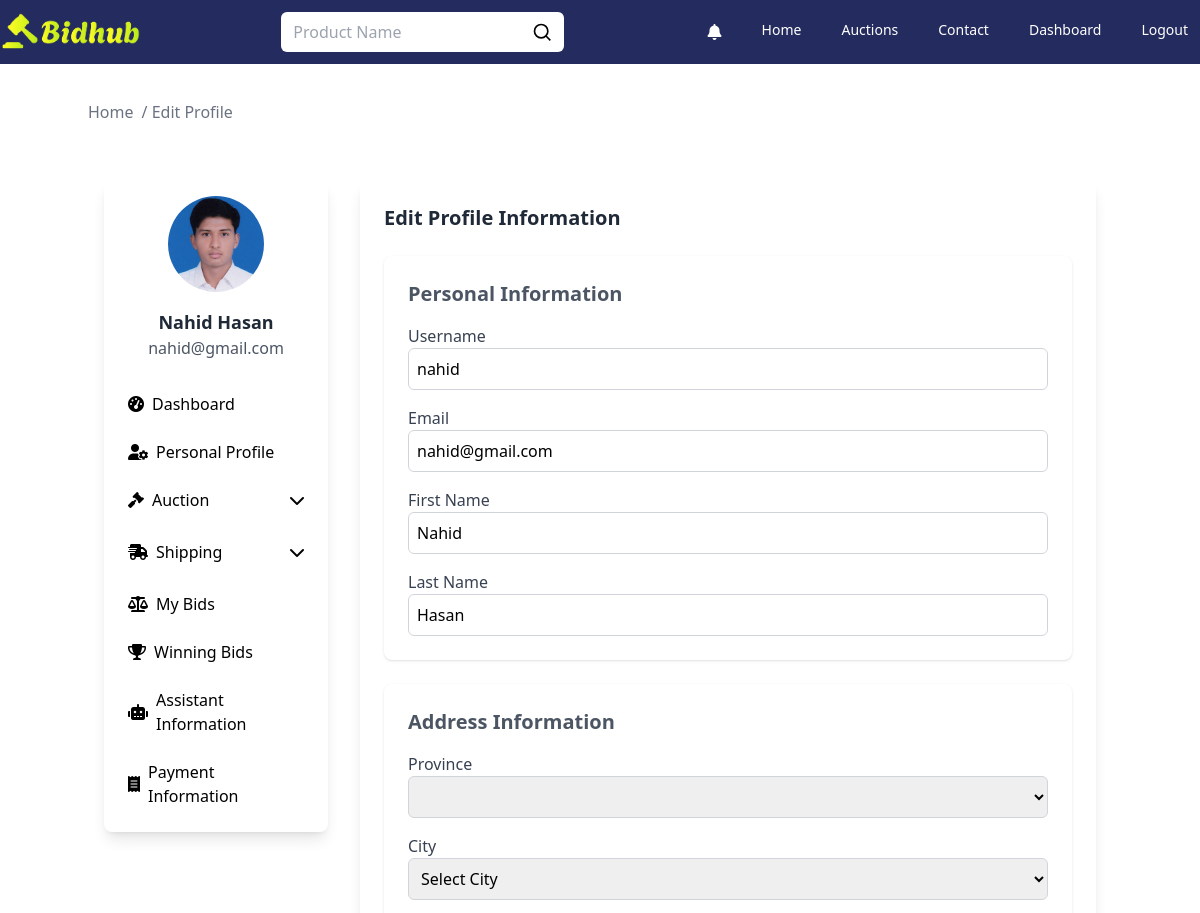
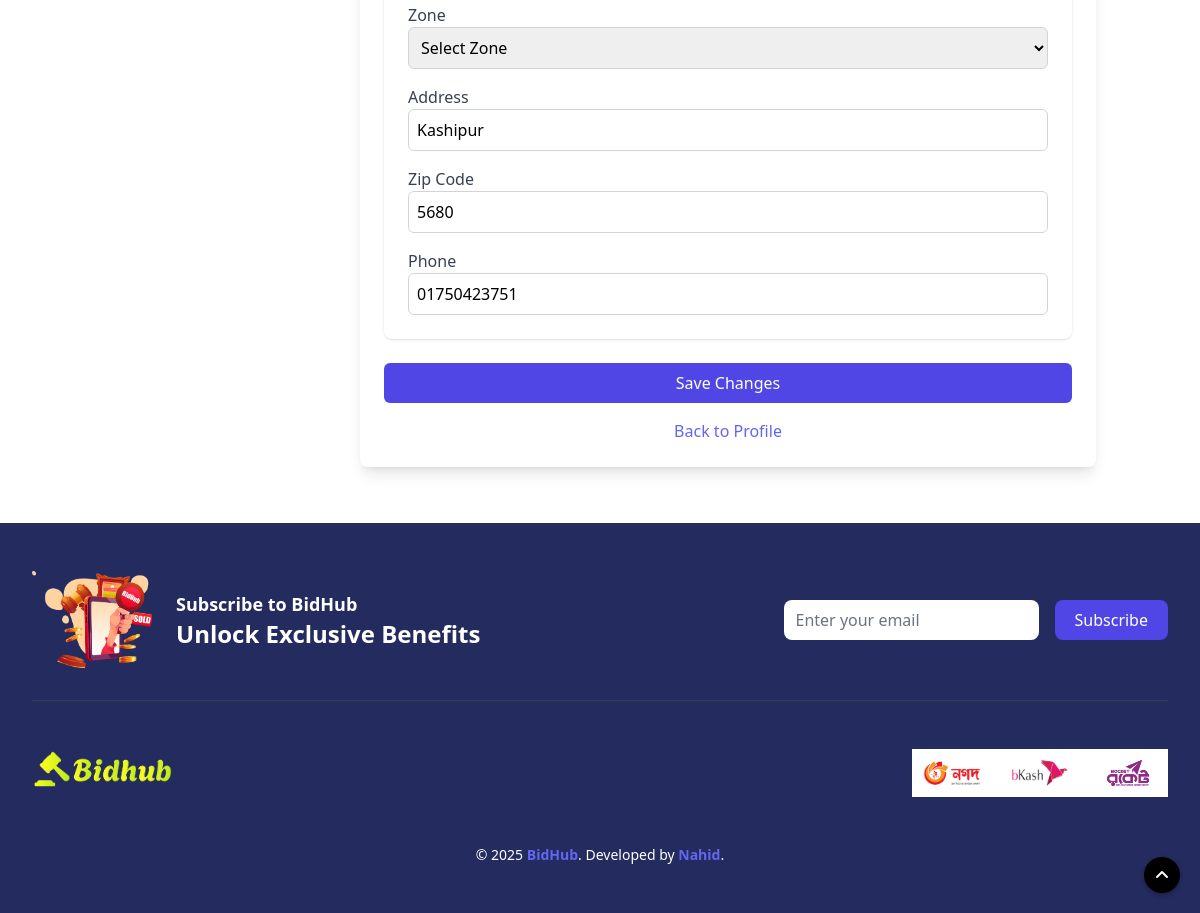
The app's page /user/profile/edit/ (signed in) with its own data (2 pictures, top to bottom).
### auctions/models.py (models this page shows, shortened)
class User(AbstractUser):
    profile_picture = models.ImageField(upload_to='profile_pictures', null=True, blank=True)
    email = models.EmailField(_('email address'), unique=True)
    province = models.CharField(max_length=100, blank=True)
    city = models.CharField(max_length=100, blank=True)
    zone = models.CharField(max_length=100, blank=True)
    address = models.TextField(null=True, blank=True)
    zip_code = models.CharField(max_length=20, blank=True)
    phone = models.CharField(max_length=15, blank=True)
    objects = CustomUserManager()
    USERNAME_FIELD = 'username'
    EMAIL_FIELD = 'email'
    REQUIRED_FIELDS = ['email']

### auctions/views.py (the view)
# urls.py: path('user/profile/edit/', views.edit_profile, name='edit_profile'),
@login_required(login_url='login')
def edit_profile(request):
    user = request.user
    user_form = UserProfileForm(instance=user)
    if request.method == 'POST':
        user_form = UserProfileForm(request.POST, request.FILES, instance=user)
        if user_form.is_valid():
            user_form.save()  # Save the updated user data
            messages.success(request, 'Your profile has been updated successfully.')
            return redirect('userProfile')  # Redirect to profile view
    context = {
        'user_form': user_form,
        'profile_picture': user.profile_picture.url if user.profile_picture else None,
        'name': f"{user.first_name} {user.last_name}",
    }
    return render(request, 'edit_profile.html', context)

### auctions/forms.py
class UserProfileForm(forms.ModelForm):
    class Meta:
        model = User
        fields = ['username', 'email', 'first_name', 'last_name',
                  'province', 'city', 'zone', 'address', 'zip_code', 'phone']
    def __init__(self, *args, **kwargs):
        super(UserProfileForm, self).__init__(*args, **kwargs)
        for field in self.fields:
            self.fields[field].required = True

### auctions/templates/edit_profile.html (shortened to what this page needs)
{% extends "layout.html" %}
{% load static %}
{% block body %}
    <div class="max-w-[1280px] w-full m-auto">
        <div class="pt-[100px]">
            <div class="container mx-auto">
                <ul class="flex space-x-2 text-gray-500">
                    <li><a href="/" class="hover:text-blue-500">Home</a></li>
                    <li><span> / Edit Profile</span></li>
                </ul>
            </div>
        </div>
        <section class="my-10">
            <div class="container mx-auto">
                <div class="flex flex-wrap justify-center">
                    {% include "sidebar.html" %}
                    <div class="w-full sm:w-2/3 lg:w-3/4 p-4">
                        <div class="bg-white shadow-lg rounded-lg p-6">
                            <div class="flex justify-between items-center mb-4">
                                <h4 class="text-xl font-semibold text-gray-800">Edit Profile Information</h4>
                            </div>
                            <form method="post" enctype="multipart/form-data" class="space-y-6">
                                <div class="bg-white shadow rounded-lg p-6">
                                    <h2 class="text-xl font-semibold text-gray-600 mb-4">Personal Information</h2>
                                    <div class="space-y-4">
                                        <div>
                                            <label for="id_username" class="block text-gray-700">Username</label>
                                            <input type="text" id="id_username" name="username"
                                                   value="{{ user_form.username.value }}"
                                                   class="border border-gray-300 rounded-md p-2 w-full focus:outline-none focus:ring focus:ring-indigo-200"/>
                                        </div>
                                        <div>
                                            <label for="id_email" class="block text-gray-700">Email</label>
                                            <input type="email" id="id_email" name="email"
                                                   value="{{ user_form.email.value }}"
                                                   class="border border-gray-300 rounded-md p-2 w-full focus:outline-none focus:ring focus:ring-indigo-200"/>
                                        </div>
                                        <div>
                                            <label for="id_first_name" class="block text-gray-700">First Name</label>
                                            <input type="text" id="id_first_name" name="first_name"
                                                   value="{{ user_form.first_name.value }}"
                                                   class="border border-gray-300 rounded-md p-2 w-full focus:outline-none focus:ring focus:ring-indigo-200"/>
                                        </div>
                                        <div>
                                            <label for="id_last_name" class="block text-gray-700">Last Name</label>
                                            <input type="text" id="id_last_name" name="last_name"
                                                   value="{{ user_form.last_name.value }}"
                                                   class="border border-gray-300 rounded-md p-2 w-full focus:outline-none focus:ring focus:ring-indigo-200"/>
                                        </div>
                                    </div>
                                </div>
                                <div class="bg-white shadow rounded-lg p-6">
                                    <h2 class="text-xl font-semibold text-gray-600 mb-4">Address Information</h2>
                                    <div class="space-y-4">
                                        <div>
                                            <label for="id_province" class="block text-gray-700">Province</label>
                                            <select id="id_province" name="province"
                                                    class="border border-gray-300 rounded-md p-2 w-full focus:outline-none focus:ring focus:ring-indigo-200"
                                                    onchange="fetchCities(this.value)">
                                                <option value="{{ user_form.province.value }}" selected></option>
                                            </select>
                                        </div>
                                        <div>
                                            <label for="id_city" class="block text-gray-700">City</label>
                                            <select id="id_city" name="city"
                                                    class="border border-gray-300 rounded-md p-2 w-full focus:outline-none focus:ring focus:ring-indigo-200"
                                                    onchange="fetchZones(this.value)">
                                                <option value="">Select City</option>
                                            </select>
                                        </div>
                                        <div>
                                            <label for="id_zone" class="block text-gray-700">Zone</label>
                                            <select id="id_zone" name="zone"
                                                    class="border border-gray-300 rounded-md p-2 w-full focus:outline-none focus:ring focus:ring-indigo-200">
                                                <option value="">Select Zone</option>
                                            </select>
                                        </div>
                                        <div>
                                            <label for="id_address" class="block text-gray-700">Address</label>
                                            <input type="text" id="id_address" name="address"
                                                   value="{{ user_form.address.value }}"
                                                   class="border border-gray-300 rounded-md p-2 w-full focus:outline-none focus:ring focus:ring-indigo-200"/>
                                        </div>
                                        <div>
                                            <label for="id_zip_code" class="block text-gray-700">Zip Code</label>
                                            <input type="text" id="id_zip_code" name="zip_code"
                                                   value="{{ user_form.zip_code.value }}"
                                                   class="border border-gray-300 rounded-md p-2 w-full focus:outline-none focus:ring focus:ring-indigo-200"/>
                                        </div>
                                        <div>
                                            <label for="id_phone" class="block text-gray-700">Phone</label>
                                            <input type="text" id="id_phone" name="phone"
                                                   value="{{ user_form.phone.value }}"
                                                   class="border border-gray-300 rounded-md p-2 w-full focus:outline-none focus:ring focus:ring-indigo-200"/>
                                        </div>
                                    </div>
                                </div>
                                <div class="text-center mt-6">
                                    <button type="submit"
                                            class="w-full bg-indigo-600 text-white py-2 px-4 rounded-md hover:bg-indigo-700 transition duration-200">
                                        Save Changes
                                    </button>
                                </div>
                            </form>
                            <div class="text-center mt-4">
                                <a href="{% url 'userProfile' %}" class="text-indigo-500 hover:underline">Back to
                                    Profile</a>
                            </div>
                        </div>
                    </div>
                </div>
            </div>
        </section>
    </div>
{% endblock %}

### auctions/templates/sidebar.html (shortened to what this page needs)
{% load static %}
{% block body %}
    {% url 'userProfile' as user_profile_url %}
    {% url 'userDashboard' as user_dashboard_url %}
    {% url 'myAuction' as my_auction_url %}
    {% url 'userBids' as user_bids_url %}
    {% url 'userWinBids' as user_win_bids_url %}
    {% url 'paymentInformation' as payment_info_url %}
    {% url 'create' as create_auction_url %}
    {% url 'assistant_info' as assistant_info %}
    {% url 'shipping_to' as shipping_to %}
    {% url 'shipping_from' as shipping_from %}
    <div class="w-full sm:w-1/3 lg:w-1/4 p-4">
        <div class="bg-white shadow-lg rounded-lg p-4 sticky top-20">
            <div class="flex flex-col items-center">
                <div class="relative w-24 h-24 rounded-full overflow-hidden">
                    <form id="profile-pic-form" method="post" enctype="multipart/form-data">
                        <img id="profile-pic-preview" class="object-cover w-[100px] h-[100px]"
                             src="{% if profile_picture %}{{ profile_picture }}{% else %}{% static 'images/men.png' %}{% endif %}"
                             alt="{{ username }}">
                    </form>
                </div>
                <h5 class="mt-4 text-lg font-semibold text-gray-800">
                    {% if name %}{{ name }}{% else %}None{% endif %}
                </h5>
                <span class="text-gray-600">{{ user.email }}</span>
            </div>
            <ul class="mt-6 space-y-2">
                <li>
                    <a href="{{ user_dashboard_url }}"
                       class="flex items-center p-2 rounded w-full {% if request.path == user_dashboard_url %}bg-[#242c5f] text-white{% else %}text-black hover:bg-[#242c5f] hover:text-white{% endif %}">
                        <i class="fas fa-tachometer-alt mr-2"></i> Dashboard
                    </a>
                </li>
                <li>
                    <a href="{{ user_profile_url }}"
                       class="flex items-center p-2 rounded w-full {% if request.path == user_profile_url %}bg-[#242c5f] text-white{% else %}text-black hover:bg-[#242c5f] hover:text-white{% endif %}">
                        <i class="fas fa-user-cog mr-2"></i> Personal Profile
                    </a>
                </li>
                <li class="w-full">
                    <button onclick="toggleMenu('auction-menu', 'chevron-icon')"
                            class="flex items-center justify-between p-2 rounded w-full text-black hover:bg-[#242c5f] hover:text-white transition-colors"
                            data-url="{{ create_auction_url }}">
                        <span class="flex items-center">
                            <i class="fas fa-gavel mr-2"></i> Auction
                        </span>
                        <i id="chevron-icon" class="fas fa-chevron-down transition-transform duration-300"></i>
                    </button>
                </li>
                <li class="w-full">
                    <button onclick="toggleMenu('shipping-menu', 'shipping-chevron')"
                            class="flex items-center justify-between p-2 rounded w-full text-black hover:bg-[#242c5f] hover:text-white transition-colors"
                            data-url="{{ shipping_from }}">
                        <span class="flex items-center">
                            <i class="fa-solid fa-truck-fast mr-2"></i> Shipping
                        </span>
                        <i id="chevron-icon" class="fas fa-chevron-down transition-transform duration-300"></i>
                    </button>
                </li>
                <li>
                    <a href="{{ user_bids_url }}"
                       class="flex items-center p-2 rounded w-full {% if request.path == user_bids_url %}bg-[#242c5f] text-white{% else %}text-black hover:bg-[#242c5f] hover:text-white{% endif %}">
                        <i class="fas fa-balance-scale mr-2"></i> My Bids
                    </a>
                </li>
                <li>
                    <a href="{{ user_win_bids_url }}"
                       class="flex items-center p-2 rounded w-full {% if request.path == user_win_bids_url %}bg-[#242c5f] text-white{% else %}text-black hover:bg-[#242c5f] hover:text-white{% endif %}">
                        <i class="fas fa-trophy mr-2"></i> Winning Bids
                    </a>
                </li>
                <li>
                    <a href="{{ assistant_info }}"
                       class="flex items-center p-2 rounded w-full {% if request.path == assistant_info %}bg-[#242c5f] text-white{% else %}text-black hover:bg-[#242c5f] hover:text-white{% endif %}">
                        <i class="fa-solid fa-robot mr-2"></i> Assistant Information
                    </a>
                </li>
                <li>
                    <a href="{{ payment_info_url }}"
                       class="flex items-center p-2 rounded w-full {% if request.path == payment_info_url %}bg-[#242c5f] text-white{% else %}text-black hover:bg-[#242c5f] hover:text-white{% endif %}">
                        <i class="fas fa-receipt mr-2"></i> Payment Information
                    </a>
                </li>
            </ul>
        </div>
    </div>
{% endblock %}

### records on screen
User: email "nahid@gmail.com", username "nahid", first_name "Nahid", last_name "Hasan", address "Kashipur", zip_code "5680", phone "01750423751"

### other values on screen
{{ name }} "Nahid Hasan"
